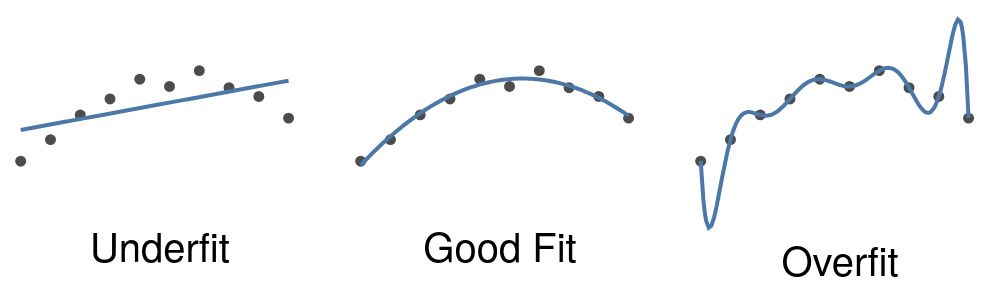

This figure's notebook cell:
### Markdown cell above
## Algorithms can make similar mistakes

- One common problem in machine learning is [over- or underfitting](https://en.wikipedia.org/wiki/Overfitting) variations in training data.
- The resulting models don't generalise well to future observations.

### Code cell
rng = np.random.RandomState(seed=1)
x = np.linspace(-1.5, 1., 10)
y = -x**2 + rng.normal(0, 0.1, size=x.shape)
df = pd.DataFrame({'x': x, 'y': y})

# Define the degree of the polynomial fits
degree_list = [1, 2, 9]
title_list = ['Underfit','Good Fit','Overfit']

yscale = alt.Scale(domain=[y.min()-1.5, y.max()+1.2])
xscale = alt.Scale(padding=1)

base = alt.Chart(df).mark_circle(color="black").encode(
    alt.X("x", axis=None, scale=xscale), 
    alt.Y("y", axis=None, scale=yscale)
)
polynomial_fit = [
    base + base.transform_regression(
        "x", "y", method="poly", order=order
    )
    .mark_line()
    .properties(width=150, height=100, title=title)
    for title, order in zip(title_list, degree_list)
]

display(HTML("""
<style>
.vega-embed svg {
  margin: auto;
</style>
"""))

alt.hconcat(
    *polynomial_fit
).configure_view(
    strokeWidth=0
).configure_title(
    orient='bottom'
).display(
    renderer='svg'
)

### Figure 1 — Vega-Lite specification as saved in the notebook (floating-point values rounded to 4 significant figures)
{"config": {"title": {"fontSize": 20.0, "font": ["Source Sans Pro", "Helvetica Neue", "Helvetica", "Arial", "sans-serif"], "fontWeight": "normal", "orient": "bottom"}, "axisX": {"labelFont": ["Source Sans Pro", "Helvetica Neue", "Helvetica", "Arial", "sans-serif"], "labelFontSize": 16, "titleFont": ["Source Sans Pro", "Helvetica Neue", "Helvetica", "Arial", "sans-serif"], "titleFontSize": 16, "titleFontWeight": "normal", "titlePadding": 10}, "axisY": {"labelFont": ["Source Sans Pro", "Helvetica Neue", "Helvetica", "Arial", "sans-serif"], "labelFontSize": 16, "titleFont": ["Source Sans Pro", "Helvetica Neue", "Helvetica", "Arial", "sans-serif"], "titleFontSize": 16, "titleFontWeight": "normal", "titlePadding": 10}, "legend": {"labelFont": ["Source Sans Pro", "Helvetica Neue", "Helvetica", "Arial", "sans-serif"], "labelFontSize": 16, "titleFont": ["Source Sans Pro", "Helvetica Neue", "Helvetica", "Arial", "sans-serif"], "titleFontSize": 16, "titleFontWeight": "normal"}, "text": {"font": ["Source Sans Pro", "Helvetica Neue", "Helvetica", "Arial", "sans-serif"], "fontSize": 14.4}, "view": {"strokeWidth": 0}}, "hconcat": [{"layer": [{"mark": {"type": "circle", "color": "black"}, "encoding": {"x": {"axis": null, "field": "x", "scale": {"padding": 1}, "type": "quantitative"}, "y": {"axis": null, "field": "y", "scale": {"domain": [-3.588, 1.347]}, "type": "quantitative"}}}, {"mark": {"type": "line"}, "encoding": {"x": {"axis": null, "field": "x", "scale": {"padding": 1}, "type": "quantitative"}, "y": {"axis": null, "field": "y", "scale": {"domain": [-3.588, 1.347]}, "type": "quantitative"}}, "title": "Underfit", "transform": [{"on": "x", "regression": "y", "method": "poly", "order": 1}]}], "height": 100, "width": 150}, {"layer": [{"mark": {"type": "circle", "color": "black"}, "encoding": {"x": {"axis": null, "field": "x", "scale": {"padding": 1}, "type": "quantitative"}, "y": {"axis": null, "field": "y", "scale": {"domain": [-3.588, 1.347]}, "type": "quantitative"}}}, {"mark": {"type": "line"}, "encoding": {"x": {"axis": null, "field": "x", "scale": {"padding": 1}, "type": "quantitative"}, "y": {"axis": null, "field": "y", "scale": {"domain": [-3.588, 1.347]}, "type": "quantitative"}}, "title": "Good Fit", "transform": [{"on": "x", "regression": "y", "method": "poly", "order": 2}]}], "height": 100, "width": 150}, {"layer": [{"mark": {"type": "circle", "color": "black"}, "encoding": {"x": {"axis": null, "field": "x", "scale": {"padding": 1}, "type": "quantitative"}, "y": {"axis": null, "field": "y", "scale": {"domain": [-3.588, 1.347]}, "type": "quantitative"}}}, {"mark": {"type": "line"}, "encoding": {"x": {"axis": null, "field": "x", "scale": {"padding": 1}, "type": "quantitative"}, "y": {"axis": null, "field": "y", "scale": {"domain": [-3.588, 1.347]}, "type": "quantitative"}}, "title": "Overfit", "transform": [{"on": "x", "regression": "y", "method": "poly", "order": 9}]}], "height": 100, "width": 150}], "data": {"name": "data-0e5a530718128b251d9349702882f819"}, "$schema": "https://vega.github.io/schema/vega-lite/v5.20.1.json", "datasets": {"data-0e5a530718128b251d9349702882f819": [{"x": -1.5, "y": -2.088}, {"x": -1.222, "y": -1.555}, {"x": -0.9444, "y": -0.9448}, {"x": -0.6667, "y": -0.5517}, {"x": -0.3889, "y": -0.06469}, {"x": -0.1111, "y": -0.2425}, {"x": 0.1667, "y": 0.1467}, {"x": 0.4444, "y": -0.2737}, {"x": 0.7222, "y": -0.4897}, {"x": 1.0, "y": -1.025}]}}
